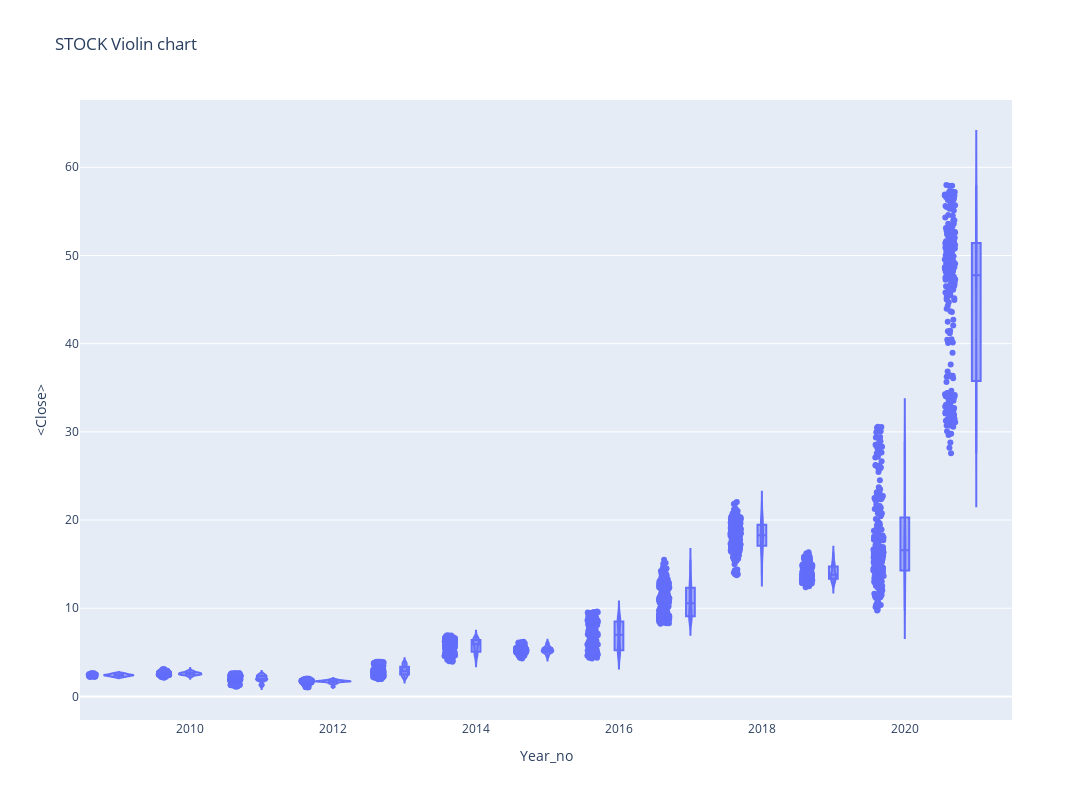

Here is the notebook cell this chart was saved with:
### Code cell
#px.violin(df_tips, y="tip", x="smoker", color="sex", box=True, points="all",
#          hover_data=df_tips.columns)

fig = go.Figure()
px.violin(df,x='Year_no',y='<Close>',box =True, points='all',
         hover_data=df.columns, title = 'STOCK Violin chart', width= 1200, height= 800)

### Figure 1 — Plotly figure (JSON) as saved in the notebook; plotly's stock layout.template omitted (floating-point values rounded to 4 significant figures; data arrays with more than 128 entries replaced by an {"elided": "..."} marker saying what was removed)
{"data": [{"alignmentgroup": "True", "box": {"visible": true}, "customdata": {"elided": "3000x3 mixed values"}, "hovertemplate": "Year_no=%{x}<br><Close>=%{y}<br>datetime=%{customdata[0]}<br><Volume>=%{customdata[1]}<br>Period=%{customdata[2]}<extra></extra>", "legendgroup": "", "marker": {"color": "#636efa"}, "name": "", "offsetgroup": "", "orientation": "v", "points": "all", "scalegroup": "True", "showlegend": false, "type": "violin", "x": {"elided": "3000 int values"}, "x0": " ", "xaxis": "x", "y": {"elided": "3000 float values"}, "y0": " ", "yaxis": "y"}], "layout": {"height": 800, "legend": {"tracegroupgap": 0}, "title": {"text": "STOCK Violin chart"}, "violinmode": "group", "width": 1200, "xaxis": {"anchor": "y", "domain": [0, 1], "title": {"text": "Year_no"}}, "yaxis": {"anchor": "x", "domain": [0, 1], "title": {"text": "<Close>"}}}}
